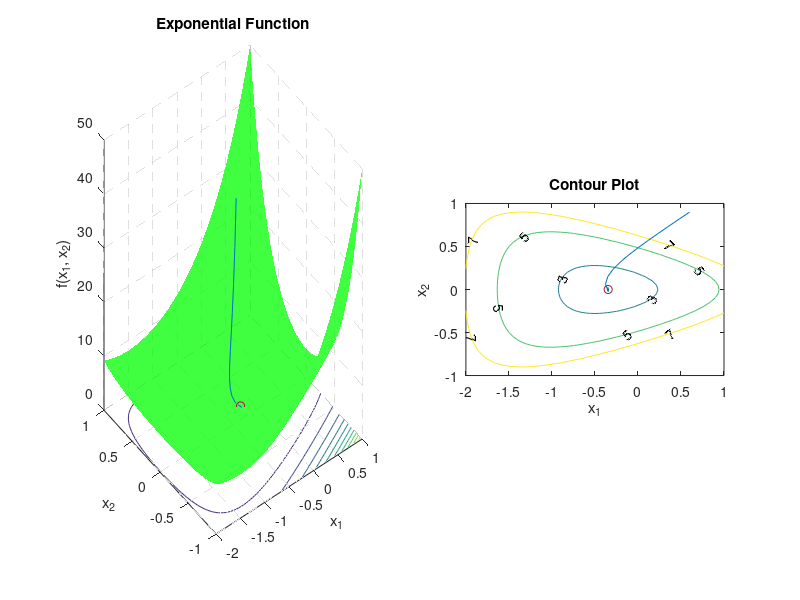

Write the MATLAB code that produced this figure.
function [] = optimization()
    
    maxIter = 10000;
    epsilon = 1e-5;
    usedNorm = 'LP';

    % init
    x = [0.6; 0.9];
    
    % matlab steepest descent
    %[bla,fval,exitflag,output,grad,hessian]  = fminunc(@wrapper, x);
    
    
    plot_function(x);
    
    % path of steps (just for visualization)
    opt_path = [x; wrapper(x)];
    
    for i = 1:maxIter
        % compute highest descent direction
        grad_f_x = [f(x(1), x(2)) - f(x(1)-epsilon, x(2)); ...
            f(x(1), x(2)) - f(x(1), x(2)-epsilon)];
        
        if strcmp(usedNorm, 'L1')
            if abs(grad_f_x(1)) > abs(grad_f_x(2))
                delta_x = [-sign(grad_f_x(1)); 0];
            else
                delta_x = [0; -sign(grad_f_x(2))];
            end
        elseif strcmp(usedNorm, 'L2')
            delta_x = -grad_f_x/norm(grad_f_x, 2);
        elseif strcmp(usedNorm, 'LP')
            % TODO - how do I get P???
            % arbitrary P?
            %P = [3 0.5; 0.5 2];
            % use Hessian?
            Hessian = [2.5593 -0.0007; -0.0007 11.5167];
            % how do i compute it? ;)
            P = Hessian;
            delta_x = -inv(P)*grad_f_x/norm(grad_f_x, 2);
        end
        
        % line search
        t = armijo_goldstein(x, delta_x, grad_f_x);
        
        % update
        x_prev = x;
        x = x + t*delta_x;
        
        % add to path
        new_path = [x; wrapper(x)];
        opt_path = [opt_path new_path];
        
        % convergence check
        if abs(x_prev - x) < epsilon
            break
        end
        
        plot_function(x);
        drawnow;
    end
    
    disp(['converged after ' num2str(i) ' steps (' usedNorm ' norm) --> ' ...
        'f(' num2str(x(1)) ', ' num2str(x(2)) ') = ' num2str(wrapper(x))])
    
    % plot
    plot_function(x);
    
    % plot path
    subplot(1,2,1);
    hold on;
    plot3(opt_path(1,:), opt_path(2,:), opt_path(3,:));
    hold off;
    subplot(1,2,2);
    hold on;
    plot(opt_path(1,:), opt_path(2,:));
    hold off;

end

% line search (1D optimization)
function t = armijo_goldstein(x, delta_x, grad_f_x)
    alpha = 0.25; % alpha in [0, 0.5]
    beta = 0.75; % beta in [0, 1]
    t = 1; 
    while wrapper(x + t*delta_x) > wrapper(x) + alpha*t*grad_f_x'*delta_x;
        t = beta*t;
    end
end

function plot_function(x)
    [X1, X2] = meshgrid(-2:0.05:1, -1:0.05:1);
    
    y = f(X1(:)', X2(:)');
    y = reshape(y, size(X1, 1), size(X2, 2));
    
    figure(1)
    
    subplot(1,2,1)
    surfc(X1, X2, y, 'FaceColor','green','EdgeColor','none', 'FaceAlpha', 0.75);
    %camlight left; lighting phong
    set(gca, 'GridLineStyle', '--');
    xlabel('x_1');
    ylabel('x_2');
    zlabel('f(x_1, x_2)');
    title('Exponential Function');

    % current point
    hold on;
    scatter3(x(1), x(2), wrapper(x), 'or');
    hold off;
    
   
    subplot(1,2,2)
    [C, h] = contour(X1, X2, y, [3 5 7]);
    set(h,'ShowText','on','TextStep',get(h,'LevelStep'))
    colormap default
    axis equal
    xlabel('x_1');
    ylabel('x_2');
    title('Contour Plot');
    
    % current point
    hold on;
    scatter(x(1), x(2), 'or');
    hold off;
end

% wrapper function for f(x1, x2), if you want to use a vector of x-values
function val = wrapper(x_vec)
    val = f(x_vec(1), x_vec(2));
end

function val = f(x1, x2)
    val = exp(x1 + 3.*x2 - 0.1) + exp(x1 - 3.*x2 - 0.1) + exp(-x1 - 0.1);
end
